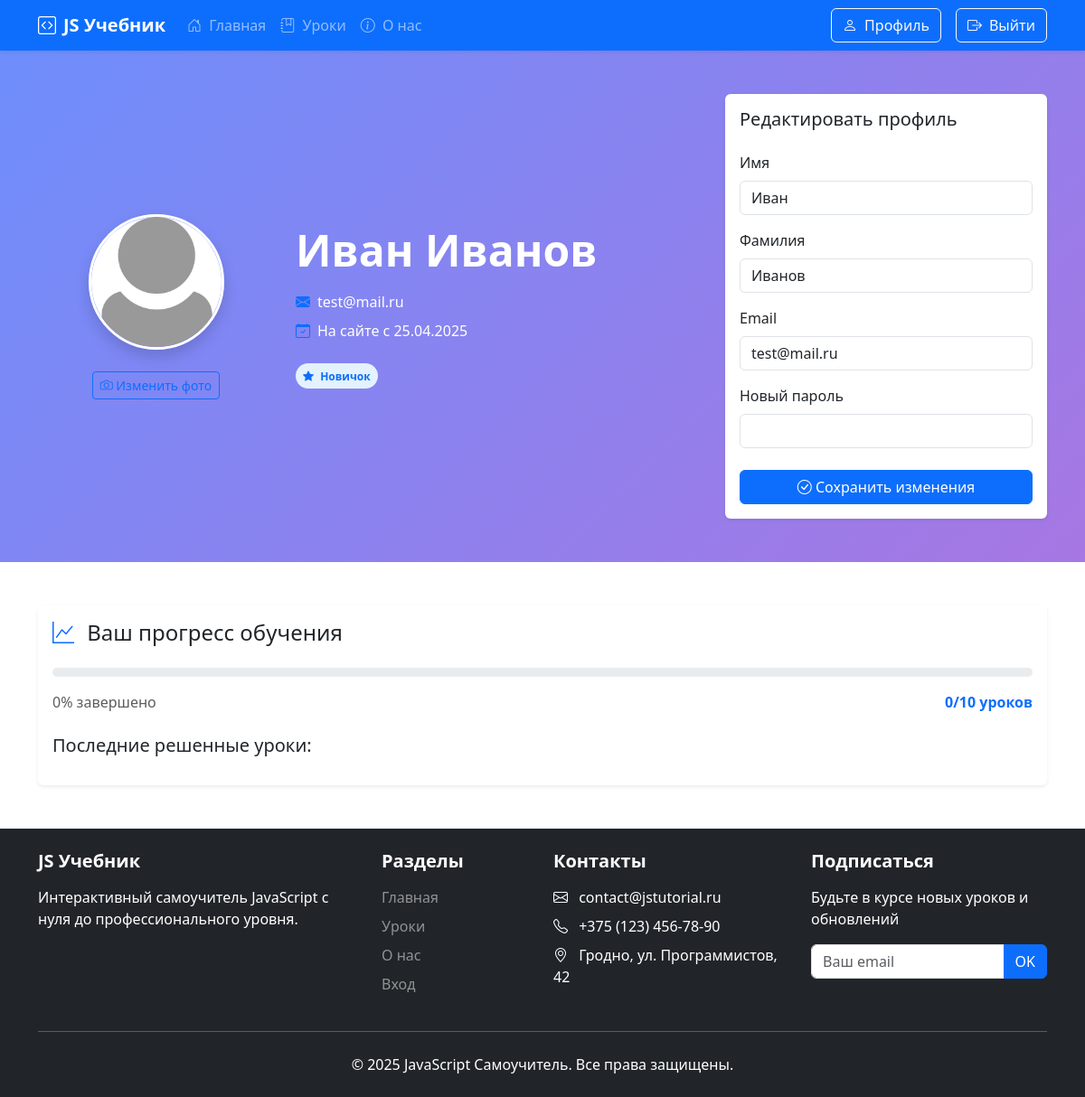
Screenshot of /profile (signed in) with the database file from the repository.
### app.py (models this page shows, shortened)
class Users(db.Model):
    id = db.Column(db.Integer,primary_key=True)
    name = db.Column(db.String(100))
    surname = db.Column(db.String(100))
    email = db.Column(db.String(100), unique=True)
    password = db.Column(db.String(100), unique=True)
    root = db.Column(db.Integer, default=0)
    join_date = db.Column(db.DateTime, default=datetime.now)
    avatar = db.Column(db.String(120), default='default.jpg')
    userSolution = db.relationship('UserSolution', backref='users', lazy=True)

### app.py (the view)
@app.route('/profile', methods=['GET', 'POST'])
def profile():
    if not 'name' in session:
        abort(401)
    user_id = Users.query.filter_by(email=session['name']).first().id
    total_lessons = Lesson.query.count()
    completed_lessons = UserSolution.query.filter_by(
        user_id=user_id,
        is_correct=True
    ).distinct(UserSolution.lesson_id).count()
    progress_percent = int((completed_lessons / total_lessons) * 100) if total_lessons > 0 else 0
    recent_solutions = UserSolution.query.filter_by(user_id=user_id).join(Lesson).all()
    return render_template("profile.html",
                         progress_percent=progress_percent,
                         completed_lessons=completed_lessons,
                         total_lessons=total_lessons,recent_solutions=recent_solutions, now = datetime.now)

### app.py (called while the page is built)
@app.context_processor
def inject_user():
    def get_user_name():
        if 'name' in session:
            return Users.query.filter_by(email=session['name']).first()
    return dict(active_user=get_user_name())

### templates/profile.html (shortened to what this page needs)
{% extends 'base.html' %}
{% block main %}
<div class="profile-header py-5 bg-light">
    <div class="container">
        <div class="row align-items-center">
            <div class="col-md-3 text-center mb-4 mb-md-0">
                <div class="avatar-container position-relative">
                    <img src="../static/img/upload/{{active_user.avatar}}"
                         class="avatar rounded-circle shadow mb-3"
                         alt="Аватар" width="150" height="150">
                    <button class="btn btn-outline-primary btn-sm mt-2 avatar-upload-btn">
                        <i class="bi bi-camera"></i> Изменить фото
                    </button>
                </div>
            </div>
            <div class="col-md-5">
                <h1 class="display-5 fw-bold mb-3">{{ active_user.name }} {{ active_user.surname }}</h1>
                <div class="d-flex align-items-center mb-2">
                    <i class="bi bi-envelope-fill text-primary me-2"></i>
                    <span>{{ active_user.email}}</span>
                </div>
                <div class="d-flex align-items-center">
                    <i class="bi bi-calendar-check text-primary me-2"></i>
                    <span>На сайте с {{ active_user.join_date.strftime('%d.%m.%Y') }}</span>
                </div>
                <div class="mt-4">
                    {% set days_on_site = (now() - active_user.join_date).days %}
                    {% if days_on_site < 30 %}
                        <div class="badge bg-primary-light text-primary rounded-pill p-2">
                            <i class="bi bi-star-fill me-1"></i> Новичок
                        </div>
                    {% elif 30 <= days_on_site < 180 %}
                        <div class="badge bg-success-light text-success rounded-pill p-2">
                            <i class="bi bi-award-fill me-1"></i> Опытный
                        </div>
                    {% elif 180 <= days_on_site < 365 %}
                        <div class="badge bg-warning-light text-warning rounded-pill p-2">
                            <i class="bi bi-trophy-fill me-1"></i> Ветеран
                        </div>
                    {% else %}
                        <div class="badge bg-danger-light text-danger rounded-pill p-2">
                            <i class="bi bi-gem-fill me-1"></i> Легенда
                        </div>
                    {% endif %}
                </div>
            </div>
            <div class="col-md-4">
                <div class="card border-0 shadow-sm">
                    <div class="card-body">
                        <h5 class="card-title mb-4">Редактировать профиль</h5>
                        <form action="{{url_for('edit_profile')}}" method="post">
                            <div class="mb-3">
                                <label for="regName" class="form-label">Имя</label>
                                <input type="text" class="form-control" id="regName" name="name" value="{{active_user.name}}" required>
                            </div>
                            <div class="mb-3">
                                <label for="regSurname" class="form-label">Фамилия</label>
                                <input type="text" class="form-control" id="regSurname" name="surname" value="{{active_user.surname}}" required>
                            </div>
                            <div class="mb-3">
                                <label for="regEmail" class="form-label">Email</label>
                                <input type="email" class="form-control" id="regEmail" name="email" value="{{active_user.email}}" required>
                            </div>
                            <div class="mb-4">
                                <label for="regPassword" class="form-label">Новый пароль</label>
                                <input type="password" class="form-control" id="regPassword" name="password" placeholder="">
                            </div>
                            <button type="submit" class="btn btn-primary w-100">
                                <i class="bi bi-check-circle"></i> Сохранить изменения
                            </button>
                        </form>
                    </div>
                </div>
            </div>
        </div>
    </div>
</div>
<div class="container my-5">
    <div class="row">
        <div class="col-lg-12 mx-auto">
            <div class="card border-0 shadow-sm">
                <div class="card-body">
                    <h4 class="card-title mb-4">
                        <i class="bi bi-graph-up text-primary me-2"></i> Ваш прогресс обучения
                    </h4>
                    <div class="progress mb-3" style="height: 10px;">
                    </div>
                    <div class="d-flex justify-content-between mb-3">
                        <span class="text-muted">{{ progress_percent }}% завершено</span>
                        <span class="text-primary fw-bold">{{ completed_lessons }}/{{ total_lessons }} уроков</span>
                    </div>
                    <div class="mt-4">
                        <h5 class="mb-3">Последние решенные уроки:</h5>
                    </div>
                </div>
            </div>
        </div>
    </div>
</div>
{% endblock %}

### static/css/style.css (style rules this page uses)
html, body { height: 100%; margin: 0; }
body { display: flex; flex-direction: column; }
.progress { height: 1.5rem; }
.card { transition: transform 0.3s, box-shadow 0.3s; }
.profile-header { background: linear-gradient(135deg, #6e8efb, #a777e3); color: white; }
.progress { height: 10px; }
.avatar { width: 150px; height: 150px; object-fit: cover; border: 5px solid white; }
.avatar { object-fit: cover; border: 3px solid white; box-shadow: 0 0.5rem 1rem rgba(0, 0, 0, 0.1); transition: all 0.3s ease; }
.avatar-container { display: flex; flex-direction: column; position: relative; align-items: center; }
.avatar-upload-btn { transition: all 0.3s ease; }
.bg-primary-light { background-color: #e3f2fd; }

### rows the page displays
Users: avatar (placeholder picture), name "Иван", surname "Иванов", email "test@mail.ru", join_date "25.04.2025"

### other values shown
{{ progress_percent }} "0"
{{ completed_lessons }} "0"
{{ total_lessons }} "10"
